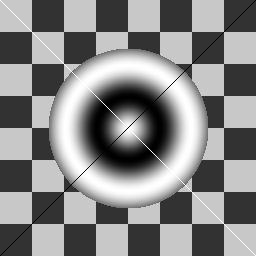
#> input picture data/sample_synthetic.png, 256 x 256 px
$ python run_lab2.py --image ../data/sample_synthetic.png
#> lines starting #> are read from the running program, lines starting #| are printed output that depends on the picture; long printed decimals are rounded
### src/shared/image_io.py
"""Image Input/Output and Visualization utilities.

This module provides helpers to read, write, and visualize grayscale images
and their wavelet transform coefficients using OpenCV.
"""

import os
import cv2
import numpy as np


def load_image_grayscale(path: str) -> np.ndarray:
    """Load an image from disk and convert it to grayscale.

    Args:
        path: Path to the image file.

    Returns:
        The grayscale image as a 2D NumPy array (uint8).

    Raises:
        FileNotFoundError: If the image path does not exist.
        ValueError: If the file is not a valid image.
    """
    if not os.path.exists(path):
        raise FileNotFoundError(f"Image not found at path: {path}")

    # Read image as grayscale
    img = cv2.imread(path, cv2.IMREAD_GRAYSCALE)
    if img is None:
        raise ValueError(f"Failed to read image at path: {path}. Unsupported format?")

    return img


def save_image(path: str, img: np.ndarray) -> None:
    """Save an image array to disk.

    Ensures parent directories exist before saving. Clips the image to
    0-255 and casts to uint8.

    Args:
        path: Destination file path.
        img: The image as a 2D NumPy array.
    """
    # Ensure directory exists
    dir_name = os.path.dirname(path)
    if dir_name:
        os.makedirs(dir_name, exist_ok=True)

    # Standardize image array for saving (clip to 0-255 and cast to uint8)
    img_clipped = np.clip(img, 0, 255).astype(np.uint8)
    success = cv2.imwrite(path, img_clipped)
    if not success:
        raise IOError(f"Failed to write image to: {path}")


def create_dwt_visualization(coeffs: np.ndarray, levels: int = 1) -> np.ndarray:
    """Create a visually appealing representation of DWT coefficients.

    For visualization, the approximation subband (LL) is scaled directly to 0-255,
    while the detail subbands (LH, HL, HH) are scaled, centered at 128 (to show
    negative details as darker, positive as brighter), and clipped to uint8.

    Args:
        coeffs: The DWT coefficients matrix (2D float64/int64 array).
        levels: Number of levels of DWT decomposition.

    Returns:
        A 2D NumPy array (uint8) ready to be saved as an image.
    """
    h, w = coeffs.shape
    vis = coeffs.copy().astype(np.float64)

    # Recursively process levels to map coefficients to [0, 255]
    curr_h, curr_w = h, w
    for _ in range(levels):
        half_h, half_w = curr_h // 2, curr_w // 2

        # 1. LL Sub-band (Top-Left)
        ll = vis[0:half_h, 0:half_w]
        ll_min, ll_max = ll.min(), ll.max()
        if ll_max - ll_min > 1e-5:
            vis[0:half_h, 0:half_w] = (ll - ll_min) / (ll_max - ll_min) * 255.0
        else:
            vis[0:half_h, 0:half_w] = np.clip(ll, 0, 255)

        # 2. Detail Sub-bands: LH, HL, HH
        # We map these details such that 0 is represented as 128,
        # negative details are darker, and positive details are brighter.
        for slices in [
            (slice(0, half_h), slice(half_w, curr_w)),  # LH (Top-Right)
            (slice(half_h, curr_h), slice(0, half_w)),  # HL (Bottom-Left)
            (slice(half_h, curr_h), slice(half_w, curr_w)),  # HH (Bottom-Right)
        ]:
            detail = vis[slices]
            max_abs = np.max(np.abs(detail))
            if max_abs > 1e-5:
                # Map [-max_abs, max_abs] to [0, 255] centered at 128
                vis[slices] = 128.0 + (detail / max_abs) * 127.0
            else:
                vis[slices] = 128.0

        curr_h, curr_w = half_h, half_w

    # Draw grid boundaries between subbands to enhance premium design presentation
    vis_img = np.clip(vis, 0, 255).astype(np.uint8)
    curr_h, curr_w = h, w
    for _ in range(levels):
        half_h, half_w = curr_h // 2, curr_w // 2
        # Horizontal boundary line
        vis_img[half_h - 1 : half_h + 1, 0:curr_w] = 255
        # Vertical boundary line
        vis_img[0:curr_h, half_w - 1 : half_w + 1] = 255
        curr_h, curr_w = half_h, half_w

    return vis_img

### src/lab2/algorithm.py
"""2D Non-Separable Wavelet Transforms and Paraunitary Filter Banks.

This module implements:
1. Reversible 2D Non-Separable Quaternionic Paraunitary Filter Bank (Q-PUFB).
2. 2D Non-Separable CDF 9/7 Lifting Scheme.

Both transforms are implemented using Q16 fixed-point arithmetic for speed,
numerical precision, and perfect reversibility.
"""

import numpy as np

# Q16 Fixed-Point Scale Constants (Scaling factor S = 2^16 = 65536)
SCALE_BITS = 16
SCALE_FACTOR = 1 << SCALE_BITS  # 65536
HALF_SCALE = 1 << (SCALE_BITS - 1)  # 32768 (used for rounded division)


def mul_q16(a: np.ndarray, b: int) -> np.ndarray:
    """Perform vectorized fixed-point multiplication in Q16 format.

    Multiplies a NumPy array by a Q16 integer scalar, applying a round-to-nearest
    operation before right-shifting by 16 bits to preserve scaling.

    Args:
        a: Array of Q16 integers (np.int64).
        b: A scalar Q16 integer coefficient.

    Returns:
        The resulting Q16 array after rounded multiplication.
    """
    return np.right_shift(a * b + HALF_SCALE, SCALE_BITS)


# =====================================================================
# 1. 2D Non-Separable Quaternionic Paraunitary Filter Bank (Q-PUFB)
# =====================================================================

# Default unit-norm quaternion: Q = [0.8, 0.2, 0.4, 0.4]
# Gives exact rational coefficients for block-lifting matrices:
# fa = -0.5, fb = 0.0
# ha = 0.0, hb = -0.5
# ga = 0.4, gb = 0.4

FA_Q16 = int(np.round(-0.5 * SCALE_FACTOR))  # -32768
FB_Q16 = 0
HA_Q16 = 0
HB_Q16 = int(np.round(-0.5 * SCALE_FACTOR))  # -32768
GA_Q16 = int(np.round(0.4 * SCALE_FACTOR))   # 26214
GB_Q16 = int(np.round(0.4 * SCALE_FACTOR))   # 26214


def fwd_quaternionic_lifting_2d(img: np.ndarray) -> np.ndarray:
    """Perform forward 2D Quaternionic Paraunitary Filter Bank transform.

    Splits the image into 4 subgrids (ee, eo, oe, oo) and applies the
    quaternionic multiplier block-lifting stages factorized as U * L * V.

    Args:
        img: Grayscale input image (2D uint8/float64, values 0-255).

    Returns:
        A 2D array of transformed coefficients in Q16 format (np.int64).
    """
    h, w = img.shape
    assert h % 2 == 0 and w % 2 == 0, "Dimensions must be even for 2D decomposition."

    # Scale the input to Q16 format
    coeffs = (img.astype(np.int64) << SCALE_BITS)

    # Decompose into 4 subgrids
    ee = coeffs[0::2, 0::2].copy()
    eo = coeffs[0::2, 1::2].copy()
    oe = coeffs[1::2, 0::2].copy()
    oo = coeffs[1::2, 1::2].copy()

    # Form 2-component vector signals:
    # vA = [ee, eo]^T
    # vB = [oe, oo]^T

    # 1. Block-Lifting Step V(Q): vA = vA + H(Q) * vB
    # H(Q) = [[0, -0.5], [-0.5, 0]]
    # So: ee += -0.5 * oo
    #     eo += -0.5 * oe
    ee += mul_q16(oo, HB_Q16)
    eo += mul_q16(oe, HB_Q16)

    # 2. Block-Lifting Step L(Q): vB = vB + G(Q) * vA
    # G(Q) = S(Q) = [[0.4, 0.4], [0.4, -0.4]]
    # So: oe += 0.4 * ee + 0.4 * eo
    #     oo += 0.4 * ee - 0.4 * eo
    oe += mul_q16(ee, GA_Q16) + mul_q16(eo, GB_Q16)
    oo += mul_q16(ee, GA_Q16) - mul_q16(eo, GB_Q16)

    # 3. Block-Lifting Step U(Q): vA = vA + F(Q) * vB
    # F(Q) = [[-0.5, 0], [0, 0.5]]
    # So: ee += -0.5 * oe
    #     eo += 0.5 * oo
    ee += mul_q16(oe, FA_Q16)
    eo -= mul_q16(oo, FA_Q16)  # Subtract since -(-0.5) is +0.5

    # Assemble back into transformed representation [LL, LH; HL, HH]
    out = np.empty_like(coeffs)
    hh, hw = h // 2, w // 2
    out[0:hh, 0:hw] = ee
    out[0:hh, hw:w] = eo
    out[hh:h, 0:hw] = oe
    out[hh:h, hw:w] = oo
    return out


def inv_quaternionic_lifting_2d(coeffs: np.ndarray) -> np.ndarray:
    """Perform inverse 2D Quaternionic Paraunitary Filter Bank transform.

    Reconstructs the original grayscale image from quaternionic DWT coefficients
    by applying the inverse block-lifting steps in exact reverse order.

    Args:
        coeffs: 2D array of Q16 transformed coefficients.

    Returns:
        The reconstructed image as a 2D float64 array (values scaled to 0-255).
    """
    h, w = coeffs.shape
    hh, hw = h // 2, w // 2

    # Extract subgrids
    ee = coeffs[0:hh, 0:hw].copy()
    eo = coeffs[0:hh, hw:w].copy()
    oe = coeffs[hh:h, 0:hw].copy()
    oo = coeffs[hh:h, hw:w].copy()

    # 1. Inverse Step U(Q): vA = vA - F(Q) * vB
    # ee -= -0.5 * oe
    # eo -= 0.5 * oo
    ee -= mul_q16(oe, FA_Q16)
    eo += mul_q16(oo, FA_Q16)

    # 2. Inverse Step L(Q): vB = vB - G(Q) * vA
    # oe -= 0.4 * ee + 0.4 * eo
    # oo -= 0.4 * ee - 0.4 * eo
    oe -= mul_q16(ee, GA_Q16) + mul_q16(eo, GB_Q16)
    oo -= mul_q16(ee, GA_Q16) - mul_q16(eo, GB_Q16)

    # 3. Inverse Step V(Q): vA = vA - H(Q) * vB
    # ee -= -0.5 * oo
    # eo -= -0.5 * oe
    ee -= mul_q16(oo, HB_Q16)
    eo -= mul_q16(oe, HB_Q16)

    # Recombine subgrids into final image
    recon = np.empty_like(coeffs)
    recon[0::2, 0::2] = ee
    recon[0::2, 1::2] = eo
    recon[1::2, 0::2] = oe
    recon[1::2, 1::2] = oo

    # Convert back to standard representation [0-255]
    return recon.astype(np.float64) / SCALE_FACTOR


# =====================================================================
# 2. 2D Non-Separable CDF 9/7 Wavelet Transform
# =====================================================================

# Floating point constants for CDF 9/7
ALPHA_Q16 = int(np.round(-1.586134342059924 * SCALE_FACTOR))
BETA_Q16 = int(np.round(-0.052980118572961 * SCALE_FACTOR))
GAMMA_Q16 = int(np.round(0.882911075530934 * SCALE_FACTOR))
DELTA_Q16 = int(np.round(0.443506852043971 * SCALE_FACTOR))
K_Q16 = int(np.round(1.230174104914001 * SCALE_FACTOR))
K_INV_Q16 = int(np.round(0.812893066115961 * SCALE_FACTOR))


def pad_symmetric_2d(arr: np.ndarray) -> np.ndarray:
    """Pad a 2D array symmetrically by 1 pixel on all sides."""
    return np.pad(arr, pad_width=1, mode="symmetric")


# [173 lines left out: functions fwd_non_separable_cdf97_2d, inv_non_separable_cdf97_2d, not called in this run]

### src/shared/metrics.py
"""Metrics module for analyzing reconstructed image quality.

This module provides functions to calculate Mean Squared Error (MSE) and
Peak Signal-to-Noise Ratio (PSNR) to evaluate reconstruction accuracy.
"""

import numpy as np


def calculate_mse(orig: np.ndarray, recon: np.ndarray) -> float:
    """Calculate the Mean Squared Error between two images.

    Args:
        orig: The original image as a NumPy array (grayscale, float or uint8).
        recon: The reconstructed image as a NumPy array of same shape.

    Returns:
        The calculated MSE value.

    Raises:
        ValueError: If input arrays have mismatching shapes.
    """
    if orig.shape != recon.shape:
        raise ValueError(
            f"Image shapes do not match: {orig.shape} vs {recon.shape}"
        )

    # Convert to float64 to prevent overflow during subtraction
    diff = orig.astype(np.float64) - recon.astype(np.float64)
    mse = np.mean(diff ** 2)
    return float(mse)


def calculate_psnr(orig: np.ndarray, recon: np.ndarray) -> float:
    """Calculate Peak Signal-to-Noise Ratio (PSNR) in decibels (dB).

    Assumes a peak dynamic range of 255.0 (for 8-bit images).

    Args:
        orig: The original image as a NumPy array.
        recon: The reconstructed image as a NumPy array.

    Returns:
        The PSNR value in dB, or float('inf') if MSE is exactly 0 (identical).
    """
    mse = calculate_mse(orig, recon)
    if mse == 0.0:
        return float("inf")

    max_val = 255.0
    psnr = 10.0 * np.log10((max_val ** 2) / mse)
    return float(psnr)

### scripts/run_lab2.py
#!/usr/bin/env python3
"""CLI Script to execute Lab 2: 2D Non-Separable Wavelet Transforms.

Loads an image, applies either the Reversible Quaternionic Paraunitary Filter Bank
or the 2D Non-Separable CDF 9/7 DWT, performs reconstruction, calculates metrics,
and saves result visualizations.
"""

import argparse
import os
import sys
from pathlib import Path
import numpy as np

# Ensure project root is in Python search path
project_root = Path(__file__).resolve().parent.parent
sys.path.insert(0, str(project_root))

from src.lab2 import (
    fwd_quaternionic_lifting_2d,
    inv_quaternionic_lifting_2d,
    fwd_non_separable_cdf97_2d,
    inv_non_separable_cdf97_2d,
)
from src.shared.metrics import calculate_mse, calculate_psnr
from src.shared.image_io import (
    load_image_grayscale,
    save_image,
    create_dwt_visualization,
)


def generate_synthetic_image(path: str) -> None:
    """Generate a highly structured synthetic image for testing/calibration.

    Creates a 256x256 image with a checkerboard pattern, smooth gradients,
    and a concentric circle pattern to test high-frequency details.
    """
    size = 256
    img = np.zeros((size, size), dtype=np.uint8)

    # 1. Checkerboard pattern
    for r in range(size):
        for c in range(size):
            if ((r // 32) + (c // 32)) % 2 == 0:
                img[r, c] = 200
            else:
                img[r, c] = 50

    # 2. Concentric circular gradient in the center
    y, x = np.ogrid[:size, :size]
    center = size // 2
    r_sq = (x - center) ** 2 + (y - center) ** 2
    circle_mask = r_sq < (80 ** 2)
    img[circle_mask] = (np.cos(np.sqrt(r_sq[circle_mask]) / 10.0) * 127.0 + 128.0).astype(np.uint8)

    # 3. Add diagonal sharp line detail
    for i in range(size):
        img[i, i] = 255
        img[i, size - 1 - i] = 0

    save_image(path, img)
    print(f"[Info] Generated a beautiful synthetic image at: {path}")


def main() -> None:
    """Main CLI entry point."""
    parser = argparse.ArgumentParser(
        description="2D Non-Separable Wavelet Transforms & Paraunitary Filter Banks (Lab 2)"
    )
    parser.add_argument(
        "--image",
        type=str,
        help="Path to the input image. If omitted, a synthetic image is generated.",
    )
    parser.add_argument(
        "--transform",
        type=str,
        choices=["quaternionic", "non-separable-cdf"],
        default="quaternionic",
        help="Type of 2D non-separable transform to execute (default: quaternionic).",
    )
    parser.add_argument(
        "--out-dir",
        type=str,
        default=str(project_root / "data" / "output"),
        help="Directory to save output files.",
    )

    args = parser.parse_args()

    # Determine input image
    if args.image:
        input_path = args.image
    else:
        input_dir = project_root / "data"
        os.makedirs(input_dir, exist_ok=True)
        synthetic_path = input_dir / "sample_synthetic.png"
        if not synthetic_path.exists():
            generate_synthetic_image(str(synthetic_path))
        input_path = str(synthetic_path)

    print("\n========================================================")
    print("Executing Lab 2: 2D Non-Separable Transform")
    print(f"Algorithm Type: {args.transform.upper()}")
    print(f"Input Image:    {input_path}")
    print("========================================================")

    # 1. Load image
    try:
        orig_img = load_image_grayscale(input_path)
#> in load_image_grayscale, img is the input picture: shape (256, 256); min 0, max 255, mean 134
    except Exception as e:
        print(f"[Error] Failed to load image: {e}")
        sys.exit(1)

    print(f"Original image shape: {orig_img.shape} (Grayscale)")
#| Original image shape: (256, 256) (Grayscale)

    # Assert dimensions are even (2D decomposition requirement)
    h, w = orig_img.shape
#> h = 256; w = 256
    if h % 2 != 0 or w % 2 != 0:
        new_h = (h // 2) * 2
        new_w = (w // 2) * 2
        print(
            f"[Warning] Image size {h}x{w} is not even. "
            f"Cropping image to {new_h}x{new_w}."
        )
        orig_img = orig_img[:new_h, :new_w]

    # 2. Perform Forward Wavelet Transform
    print("\n[Step 1] Performing forward transform...")
    if args.transform == "quaternionic":
        coeffs = fwd_quaternionic_lifting_2d(orig_img)
#> in fwd_quaternionic_lifting_2d, `oo += mul_q16(ee, GA_Q16) - mul_q16(eo, GB_Q16)`:
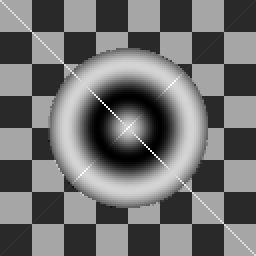
#> oo: shape (128, 128) int64 (shown 2 times larger); min 13108, max 20040858, mean 8841371.7; drawn with min black and max white
#> in fwd_quaternionic_lifting_2d, `ee += mul_q16(oe, FA_Q16)`:
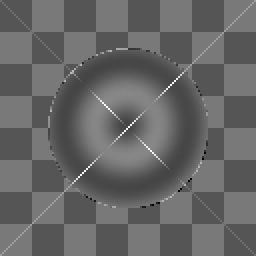
#> ee: shape (128, 128) int64 (shown 2 times larger); min -7287581, max 6658483, mean -1710737.1; drawn with min black and max white
#> in mul_q16 (call 8), `return np.right_shift(a * b + HALF_SCALE, SCALE_BITS)`:
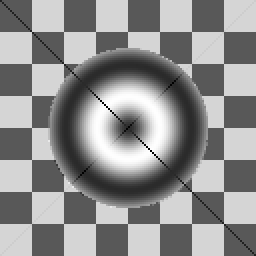
#> returned value: shape (128, 128) int64 (shown 2 times larger); min -10020429, max -6554, mean -4420685.8; drawn with min black and max white
#> in fwd_quaternionic_lifting_2d, `out[hh:h, 0:hw] = oe`:
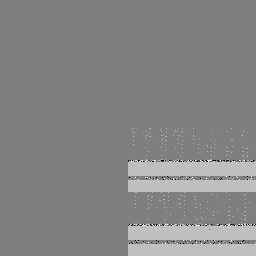
#> out: shape (256, 256) int64; min -9.22e+18, max 9.22e+18, mean 4.84e+17; drawn with min black and max white
#> in fwd_quaternionic_lifting_2d, `out[hh:h, hw:w] = oo`:
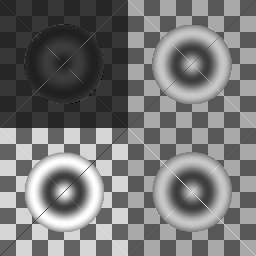
#> out: shape (256, 256) int64; min -7287581, max 23330714, mean 7042021.2; drawn with min black and max white
    else:
        coeffs = fwd_non_separable_cdf97_2d(orig_img)

    # 3. Create Wavelet Coefficient Visualization
    print("[Step 2] Creating transform coefficient visualization...")
    vis_img = create_dwt_visualization(coeffs, levels=1)
#> the loop in create_dwt_visualization, `for _ in range(levels):` made 1 pass
#> (ll_min, ll_max) on pass 1: (-7287581, 6658483)
#> after the loop in create_dwt_visualization, `for _ in range(levels):`:
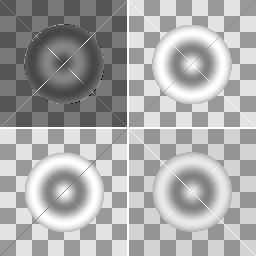
#> vis_img: shape (256, 256); min 0, max 255, mean 169.7
    vis_path = os.path.join(args.out_dir, f"lab2_vis_{args.transform}.png")
    try:
        save_image(vis_path, vis_img)
        print(f" -> Saved DWT visualization to: {vis_path}")
    except Exception as e:
        print(f"[Error] Failed to save transform visualization: {e}")

    # 4. Perform Inverse Transform
    print("[Step 3] Performing inverse transform...")
    if args.transform == "quaternionic":
        recon_img = inv_quaternionic_lifting_2d(coeffs)
#> in inv_quaternionic_lifting_2d, `recon[1::2, 0::2] = oe`:
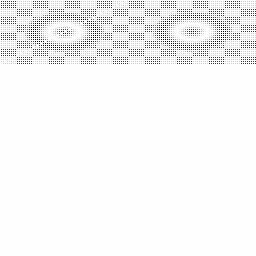
#> recon: shape (256, 256) int64; min -5.45e+11, max 16711680, mean -1.79e+10; drawn with min black and max white
    else:
        recon_img = inv_non_separable_cdf97_2d(coeffs)

    # 5. Save Reconstructed Image
    recon_path = os.path.join(args.out_dir, f"lab2_recon_{args.transform}.png")
    try:
        save_image(recon_path, recon_img)
        print(f" -> Saved reconstructed image to: {recon_path}")
    except Exception as e:
        print(f"[Error] Failed to save reconstructed image: {e}")

    # 6. Calculate Metrics
    print("\n[Step 4] Analyzing reconstruction accuracy...")
    mse = calculate_mse(orig_img, recon_img)
#> in calculate_mse, `diff = orig.astype(np.float64) - recon.astype(np.float64)`: diff: shape (256, 256) float64; every value is 0
#> in calculate_mse, `mse = np.mean(diff ** 2)`: mse = 0
#> mse = 0
    psnr = calculate_psnr(orig_img, recon_img)
#> psnr = inf

    print(f"\nReconstruction Analysis Summary ({args.transform.upper()}):")
    print("----------------------------------------")
    print(f"Mean Squared Error (MSE):       {mse:.6f}")
#| Mean Squared Error (MSE):       0
    if np.isinf(psnr):
        print("Peak Signal-to-Noise Ratio:     Infinite dB (Perfect Reconstruction)")
    else:
        print(f"Peak Signal-to-Noise Ratio:     {psnr:.3f} dB")
    print("----------------------------------------")
    print("Execution completed successfully!\n")


if __name__ == "__main__":
    main()
